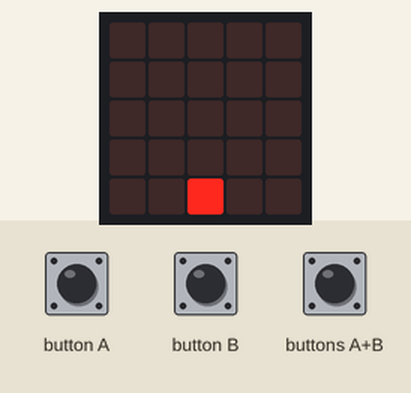
Bench run of a program on a simulated BBC micro:bit (MakeCode). Parts: the board's 5×5 LED display. The test bench sets the inputs (shaded band). Random numbers come from a fixed seed.

Above: at 1.2 s.
1.3 s: buttons A+B pressed for 0.15 s
At 1.8 s:
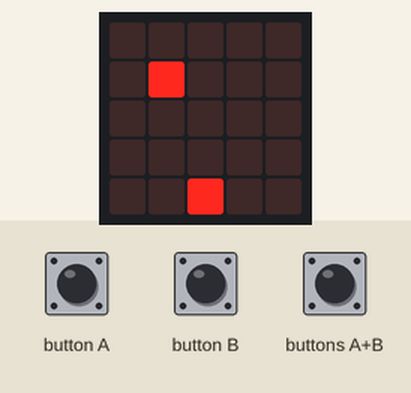
2.0 s: button A pressed for 0.15 s
At 2.9 s:
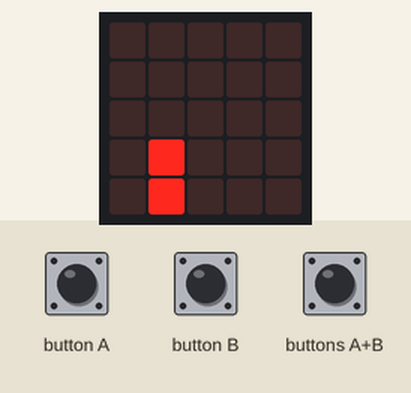
4.5 s: buttons A+B pressed for 1 s
At 6.4 s:
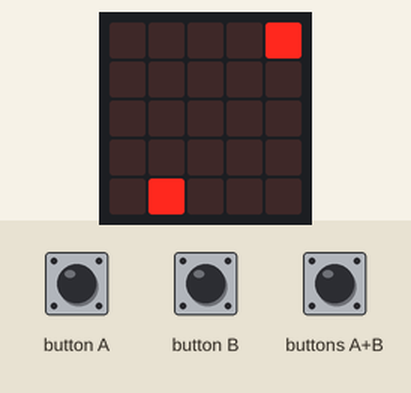
8.5 s: buttons A+B pressed for 0.15 s
At 9.1 s:
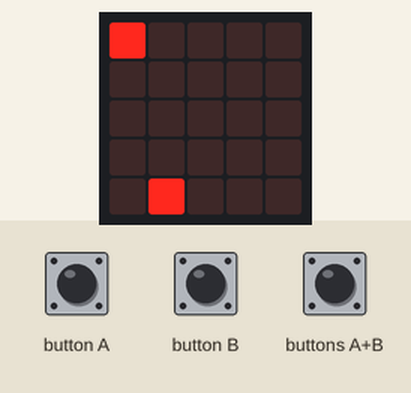
9.2 s: button B pressed for 0.15 s
At 9.7 s:
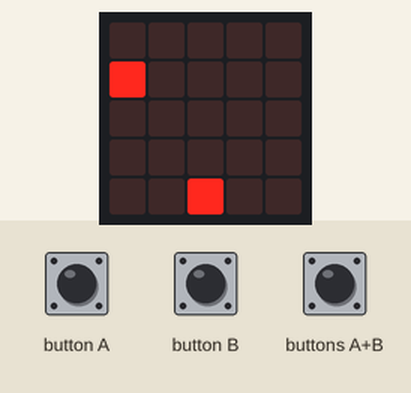
9.9 s: button A pressed for 0.15 s
At 10.8 s:
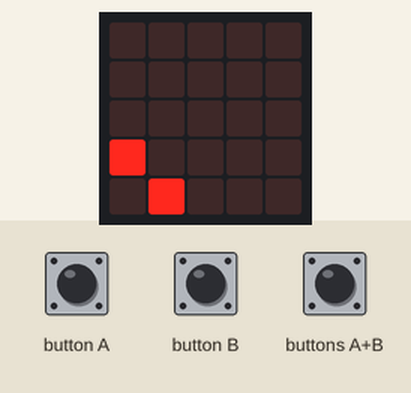
Timing chart, 0 to 12.9 s (numbered marks = the images above; inputs shaded):
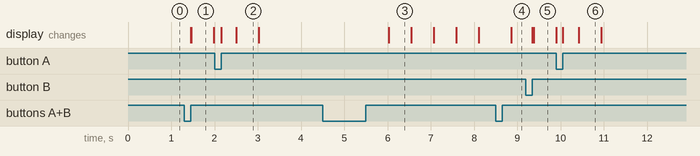

Measured:
- after the input at 1.3 s, the display: first changes after 0.15 s (image 1 shows a later state)
- after the input at 4.5 s, the display: first changes after 1.5 s (image 3 shows a later state)
- after the input at 8.5 s, the display: first changes after 0.36 s (image 4 shows a later state)
- what the display in image 1 shows lasts 0.5 s, from 1.5 s to 2.0 s

The program:

main.ts
```typescript
input.onButtonPressed(Button.A, function () {
    fire = 0
    player.change(LedSpriteProperty.X, -1)
})
input.onButtonPressed(Button.AB, function () {
    if (run == 0) {
        run = 1
        score = 0
        fire = 0
        game.resume()
        ufo.set(LedSpriteProperty.X, randint(0, 4))
        ufo.set(LedSpriteProperty.Y, 0)
        ufo.set(LedSpriteProperty.Brightness, 255)
    } else {
        fire = 1
    }
})
input.onButtonPressed(Button.B, function () {
    fire = 0
    player.change(LedSpriteProperty.X, 1)
})
let score = 0
let fire = 0
let ufo: game.LedSprite = null
let player: game.LedSprite = null
let run = 0
run = 0
player = game.createSprite(2, 4)
let bullet = game.createSprite(0, 4)
bullet.set(LedSpriteProperty.Brightness, 0)
ufo = game.createSprite(2, 0)
ufo.set(LedSpriteProperty.Brightness, 0)
basic.forever(function () {
    if (fire == 1) {
        fire = 0
        bullet.set(LedSpriteProperty.X, player.get(LedSpriteProperty.X))
        bullet.set(LedSpriteProperty.Brightness, 30)
        for (let index = 0; index < 4; index++) {
            bullet.change(LedSpriteProperty.Y, -1)
            basic.pause(100)
        }
    }
    bullet.set(LedSpriteProperty.Brightness, 0)
    bullet.set(LedSpriteProperty.Y, 4)
})
basic.forever(function () {
    if (run == 1) {
        if (bullet.isTouching(ufo)) {
            score += 1
            ufo.set(LedSpriteProperty.X, randint(0, 4))
            ufo.set(LedSpriteProperty.Y, 0)
        }
    }
})
basic.forever(function () {
    if (run == 1) {
        ufo.change(LedSpriteProperty.Y, 1)
        if (ufo.get(LedSpriteProperty.Y) == 4) {
            run = 0
            game.pause()
            while (run == 0) {
                basic.showNumber(score)
            }
        }
        basic.pause(500)
    }
})
```

test.ts
```typescript
// 在這裡測試；當此封包作為擴充功能時，將不會編譯此內容。
```
